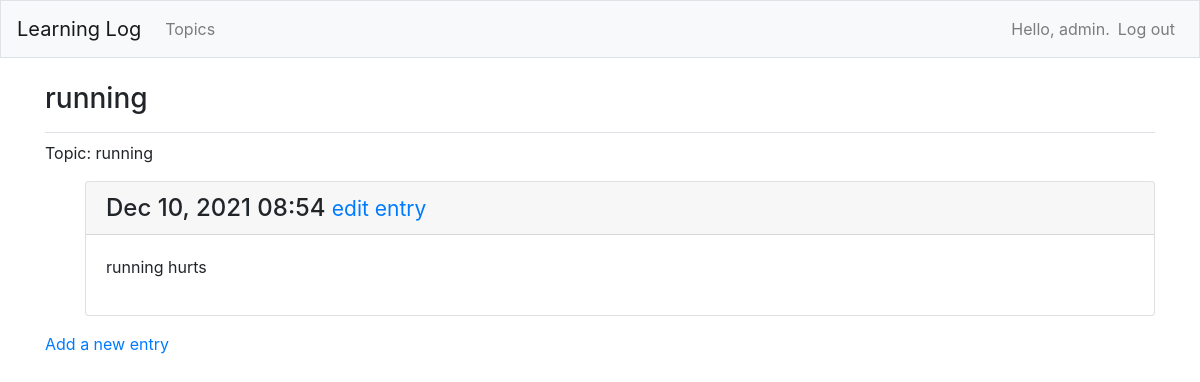
Page /topics/4/ (signed in) on the committed database.
### MainApp/models.py (models this page shows, shortened)
class Topic(models.Model):
    text = models.CharField(max_length=200)
    date_added = models.DateTimeField(auto_now_add=True)
    owner = models.ForeignKey(User, on_delete=models.CASCADE)
    def __str__(self):
        return self.text

class Entry(models.Model):
    topic = models.ForeignKey(Topic, on_delete=models.CASCADE)
    text = models.TextField()
    date_added = models.DateTimeField(auto_now_add=True)
    class Meta:
        verbose_name = "entries"

### MainApp/views.py (the view)
# urls.py: path("topics/<int:topic_id>/", views.topic, name="topic"),
@login_required
def topic(request, topic_id):
    topic = Topic.objects.get(id=topic_id)
    if topic.owner != request.user:
        raise Http404
    entries = topic.entry_set.all()
    context = {"topic": topic, 'entries': entries}
    return render(request, "MainApp/topic.html", context)

### MainApp/templates/mainapp/topic.html
{% extends "MainApp/base.html" %}
{% block page_header %}
<h3>{{ topic }}</h3>
{% endblock page_header %}
{% block content %}
<p>Topic: {{ topic }}</p>
<ul>
    {% for e in entries %}
    <div class="card mb-3">
        <h4 class="card-header">
        {{ e.date_added|date:'M d, Y H:i' }}
        <small><a href="{% url 'MainApp:edit_entry' e.id %}"> edit entry</a></small>
        </h4>
        <div class="card-body">
        {{ e.text|linebreaks }}
        </div>
        </div>
    {% empty %}
    <p>There are no entries for this topic yet.</p>
    {% endfor %}
</ul>
<p>
    <a href ="{% url 'MainApp:new_entry' topic.id %}">Add a new entry</a>
</p>
{% endblock content %}

### MainApp/templates/mainapp/base.html (shortened to what this page needs)
{% load bootstrap4 %}
<!doctype html>
<html lang="en">
<head>
    {% bootstrap_css %}
</head>
<body>
    <nav class="navbar navbar-expand-md navbar-light bg-light mb-4 border">
        <a class="navbar-brand" href="{% url 'MainApp:index'%}"> Learning Log</a>
    <div class="collapse navbar-collapse" id="navbarCollapse">
        <ul class="navbar-nav mr-auto">
        <li class="nav-item">
        <a class="nav-link" href="{% url 'MainApp:topics'%}"> Topics</a></li>
    </ul>
    <ul class="navbar-nav ml-auto">
        {% if user.is_authenticated %}
        <li class="nav-item">
        <span class="navbar-text"}">Hello, {{ user.username }}.</span>
        </li>
        <li class="nav-item">
        <a class="nav-link" href="{% url 'users:logout' %}">Log out</a>
        </li>
        {% else %}
        <li class="nav-item">
        <a class="nav-link" href="{% url 'users:register' %}">Register</a>
        </li>
        <li class="nav-item">
        <a class="nav-link" href="{% url 'users:login' %}">Log in</a></li>
        {% endif %}
        </ul>
        </div>
    </nav>
    <main role="main" class="container">
        <div class="pb-2 mb-2 border-bottom">
        {% block page_header %}{% endblock page_header %}
        </div>
        <div>
        {% block content %}{% endblock content %}
        </div>
        </main>
        </body>
        </html>

### rows in the picture
Topic: text "running"
Entry: date_added "Dec 10, 2021 08:54", text "running hurts"

### other values in the picture
{{ user.username }} "admin"
